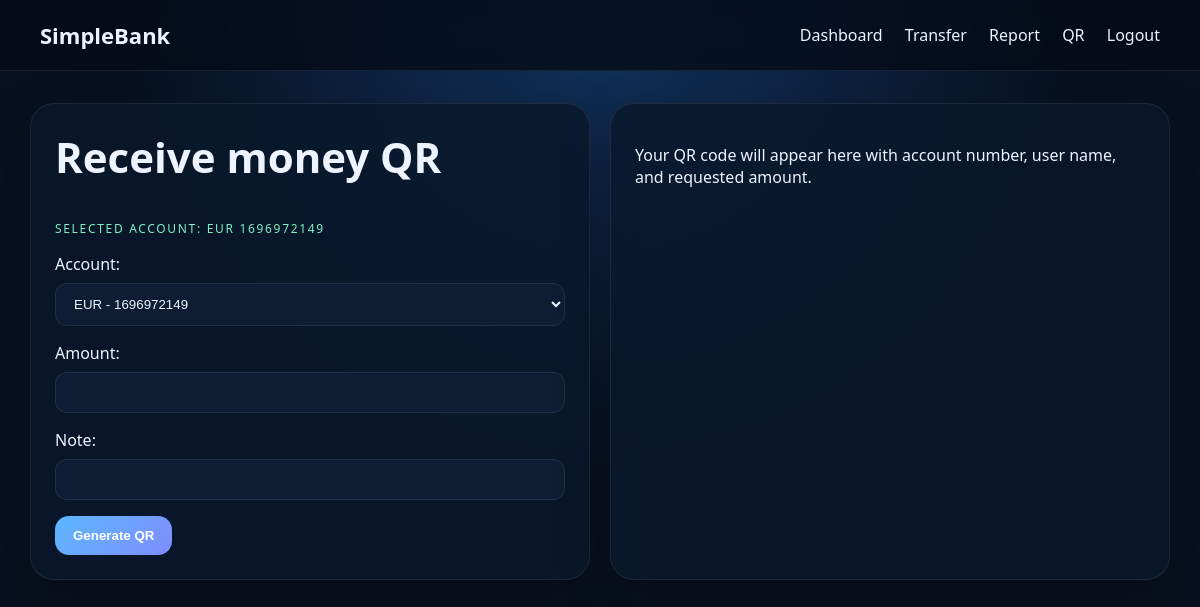
Screenshot of /app/qr/ (signed in) with the database file from the repository.
### accounts/models.py (models this page shows, shortened)
class BankAccount(models.Model):
    user = models.ForeignKey(settings.AUTH_USER_MODEL, on_delete=models.CASCADE, related_name="accounts")
    account_number = models.CharField(max_length=10, unique=True)
    swift_code = models.CharField(max_length=11, blank=True)
    balance = models.DecimalField(max_digits=14, decimal_places=2, default=Decimal("0.00"))
    reserved_balance = models.DecimalField(max_digits=14, decimal_places=2, default=Decimal("0.00"))
    currency = models.CharField(max_length=3, choices=AccountCurrency.choices, default=AccountCurrency.EUR)
    status = models.CharField(max_length=20, choices=AccountStatus.choices, default=AccountStatus.ACTIVE)
    created_at = models.DateTimeField(auto_now_add=True)
    updated_at = models.DateTimeField(auto_now=True)
    class Meta:
        ordering = ["currency", "account_number"]
        constraints = [
            models.UniqueConstraint(fields=["user", "currency"], name="unique_currency_account_per_user"),
        ]

### webui/views.py (the view)
        def wrapped(request, *args, **kwargs):
            if request.user.role not in roles:
                messages.error(request, "You do not have permission to access this page.")
                return redirect("dashboard")
            return view_func(request, *args, **kwargs)

### webui/forms.py
class QRForm(forms.Form):
    account_number = forms.ChoiceField(label="Account")
    amount = forms.DecimalField(max_digits=14, decimal_places=2)
    note = forms.CharField(max_length=255, required=False)
    def __init__(self, *args, **kwargs):
        user = kwargs.pop("user", None)
        selected_currency = kwargs.pop("selected_currency", None)
        super().__init__(*args, **kwargs)
        if user and user.is_authenticated:
            choices = []
            initial_account_number = None
            for account in get_user_accounts(user):
                label = f"{account.currency} - {account.account_number}"
                choices.append((account.account_number, label))
                if account.currency == selected_currency:
                    initial_account_number = account.account_number
            self.fields["account_number"].choices = choices
            if initial_account_number:
                self.initial.setdefault("account_number", initial_account_number)

### accounts/services.py (called while the page is built)
def get_user_accounts(user):
    return user.accounts.all().order_by("currency")

def get_user_account(*, user, currency=None, account_number=None):
    queryset = user.accounts.all()
    if account_number:
        return queryset.get(account_number=account_number)
    if currency:
        try:
            return queryset.get(currency=currency)
        except BankAccount.DoesNotExist:
            return user.bank_account
    return user.bank_account

### users/models.py (called while the page is built)
    @property
    def bank_account(self):
        return self.accounts.filter(currency=self.default_currency).first() or self.accounts.first()

### webui/views.py (called while the page is built, shortened)
def _get_selected_account(user, query_params):
    return get_user_account(user=user, currency=query_params.get("currency"))

def role_required(*roles):
    def decorator(view_func):
        def wrapped(request, *args, **kwargs):
            if request.user.role not in roles:
                messages.error(request, "You do not have permission to access this page.")
                return redirect("dashboard")
            return view_func(request, *args, **kwargs)
        return login_required(wrapped)
    return decorator

@role_required(UserRole.USER)
def qr_view(request):
    selected_account = _get_selected_account(request.user, request.GET)
    form = QRForm(request.POST or None, user=request.user, selected_currency=selected_account.currency)
    qr_result = None
    return render(request, "webui/qr.html", {"form": form, "qr_result": qr_result, "account": selected_account})

### templates/webui/qr.html (shortened to what this page needs)
{% extends "webui/base.html" %}
{% block content %}
<section class="grid two-col">
    <div class="panel">
        <h1>Receive money QR</h1>
        <p class="eyebrow">Selected account: {{ account.currency }} {{ account.account_number }}</p>
        <form method="post" class="form-grid">
            {{ form.as_p }}
            <button class="button primary" type="submit">Generate QR</button>
        </form>
    </div>
    <div class="panel">
        {% if qr_result %}
            <div class="currency-inline">
                <img class="currency-flag" src="/static/{{ qr_result.account.flag_file }}" alt="{{ qr_result.account.currency }} flag">
                <strong>{{ qr_result.account.currency }} {{ qr_result.account.account_number }}</strong>
            </div>
            <img class="qr-image" alt="QR code">
            <pre>{{ qr_result.payload }}</pre>
        {% else %}
            <p>Your QR code will appear here with account number, user name, and requested amount.</p>
        {% endif %}
    </div>
</section>
{% endblock %}

### static/webui/app.css (style rules this page uses)
:root { color-scheme: light; --bg: #07111f; --surface: rgba(10, 24, 44, 0.85); --surface-soft: #0e1d34; --text: #edf3ff; --muted: #9fb4d1; --primary: #5cb8ff; --accent: #7ef0c1; --danger: #ff6d7b; --border: rgba(255,255,255,0.08); }
body { margin: 0; font-family: Segoe UI, Arial, sans-serif; background: radial-gradient(circle at top, #12325d 0%, var(--bg) 55%); color: var(--text); }
.topbar, .page-shell, .panel, .hero-card, table, input, button, a, select { box-sizing: border-box; }
.hero, .grid.two-col, .grid.cards { display: grid; gap: 20px; }
.hero, .grid.two-col { grid-template-columns: repeat(auto-fit, minmax(280px, 1fr)); align-items: stretch; }
.hero h1, .panel h1 { margin-top: 0; font-size: 42px; }
.panel, .hero-card { background: var(--surface); border: 1px solid var(--border); border-radius: 24px; padding: 24px; box-shadow: 0 20px 50px rgba(0,0,0,0.25); }
.eyebrow { color: var(--accent); text-transform: uppercase; letter-spacing: 0.14em; font-size: 12px; }
.button { display: inline-block; text-decoration: none; border: none; border-radius: 14px; padding: 12px 18px; cursor: pointer; font-weight: 600; }
.button.primary { background: linear-gradient(135deg, var(--primary), #7f8cff); color: white; }
.form-grid p, .converter-field { display: flex; flex-direction: column; gap: 8px; margin-bottom: 16px; }
input, textarea, select { width: 100%; padding: 12px 14px; border-radius: 12px; border: 1px solid var(--border); background: var(--surface-soft); color: var(--text); }

### rows the page displays
BankAccount: currency "EUR", account_number "1696972149", account_number "EUR - 1696972149"
